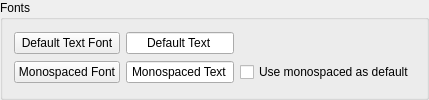
    <widget class="QGroupBox" name="groupBox_5">
     <property name="title">
      <string>Fonts</string>
     </property>
     <layout class="QGridLayout">
      <item row="1" column="2">
       <widget class="QCheckBox" name="monospacedCheckBox">
        <property name="toolTip">
         <string>Select, whether the monospaced font should be used as default</string>
        </property>
        <property name="text">
         <string>Use monospaced as default</string>
        </property>
       </widget>
      </item>
      <item row="0" column="1">
       <widget class="QLineEdit" name="defaultFontSample">
        <property name="focusPolicy">
         <enum>Qt::NoFocus</enum>
        </property>
        <property name="text">
         <string>Default Text</string>
        </property>
        <property name="alignment">
         <set>Qt::AlignHCenter</set>
        </property>
        <property name="readOnly">
         <bool>true</bool>
        </property>
       </widget>
      </item>
      <item row="0" column="0">
       <widget class="QPushButton" name="defaultFontButton">
        <property name="toolTip">
         <string>Press to select the default font for the editor's text</string>
        </property>
        <property name="text">
         <string>Default Text Font</string>
        </property>
       </widget>
      </item>
      <item row="1" column="0">
       <widget class="QPushButton" name="monospacedFontButton">
        <property name="toolTip">
         <string>Press to select the font to be used as the monospaced font</string>
        </property>
        <property name="text">
         <string>Monospaced Font</string>
        </property>
       </widget>
      </item>
      <item row="1" column="1">
       <widget class="QLineEdit" name="monospacedFontSample">
        <property name="focusPolicy">
         <enum>Qt::NoFocus</enum>
        </property>
        <property name="text">
         <string>Monospaced Text</string>
        </property>
        <property name="alignment">
         <set>Qt::AlignHCenter</set>
        </property>
        <property name="readOnly">
         <bool>true</bool>
        </property>
       </widget>
      </item>
     </layout>
    </widget>
